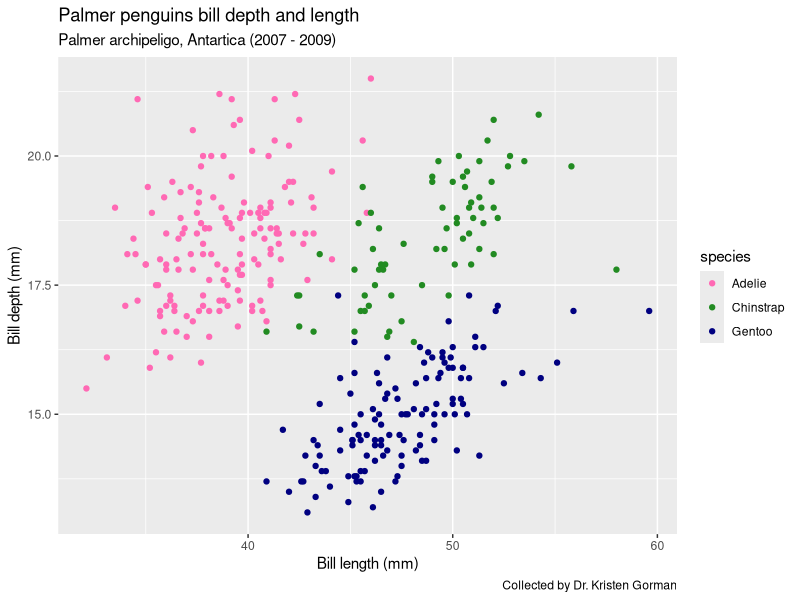
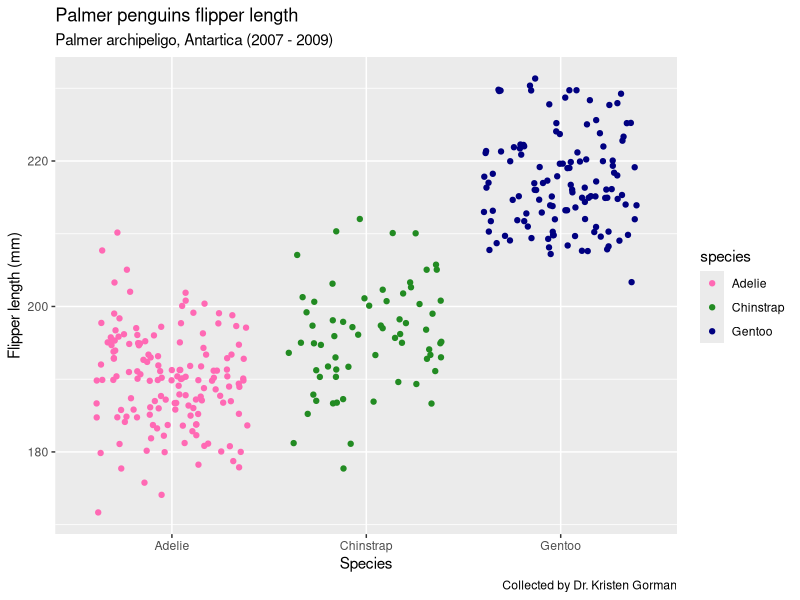

Source code (R) for these figures, in order:
## ---- chunk 1
library(ggplot2)
library(tidyr)
library(palmerpenguins)
## ---- chunk 2
#create an expression
 fx <- expression(x^2)

#find the derivative
 df_dx <- D(expr = fx, name = "x")

#run at x=3
 x <- 3
eval(df_dx)
 
## ---- chunk 3
#expression
fa <- expression(2 * (3 * a +2)^4 - 5)

#find the derivative
df_da <- D(expr = fa, name = "a")

#run at a = 1.2
a <- 1.2
eval(df_da)
## ---- chunk 4
library(ggplot2)
library(tidyr)

ggplot( data = penguins, aes(x = bill_length_mm, y = bill_depth_mm)) +
  geom_point(aes(color = species)) +
  scale_color_manual(values = c("hotpink", "forestgreen", "navy")) +
  labs(x = "Bill length (mm)",
       y = "Bill depth (mm)",
       title = "Palmer penguins bill depth and length",
       subtitle = "Palmer archipeligo, Antartica (2007 - 2009)",
       caption = "Collected by Dr. Kristen Gorman")
## ---- chunk 5
library(ggplot2)
library(tidyr)

ggplot( data = penguins, aes(x = species, y = flipper_length_mm)) +
  geom_jitter(aes(color = species)) +
  scale_color_manual(values = c("hotpink", "forestgreen", "navy")) +
  labs(x = "Species",
       y = "Flipper length (mm)",
       title = "Palmer penguins flipper length",
       subtitle = "Palmer archipeligo, Antartica (2007 - 2009)",
       caption = "Collected by Dr. Kristen Gorman")
